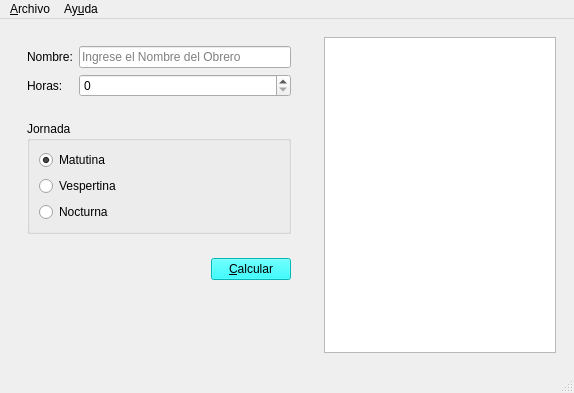
<?xml version="1.0" encoding="UTF-8"?>
<ui version="4.0">
 <class>Principal</class>
 <widget class="QMainWindow" name="Principal">
  <property name="geometry">
   <rect>
    <x>0</x>
    <y>0</y>
    <width>574</width>
    <height>393</height>
   </rect>
  </property>
  <property name="windowTitle">
   <string>Salarios</string>
  </property>
  <property name="windowIcon">
   <iconset resource="Recursos.qrc">
    <normaloff>:/imagenes/Recursos/salario.png</normaloff>:/imagenes/Recursos/salario.png</iconset>
  </property>
  <property name="autoFillBackground">
   <bool>true</bool>
  </property>
  <widget class="QWidget" name="centralwidget">
   <property name="toolTip">
    <string>&lt;html&gt;&lt;head/&gt;&lt;body&gt;&lt;p&gt;&lt;br/&gt;&lt;/p&gt;&lt;/body&gt;&lt;/html&gt;</string>
   </property>
   <property name="whatsThis">
    <string>&lt;html&gt;&lt;head/&gt;&lt;body&gt;&lt;p&gt;&lt;br/&gt;&lt;/p&gt;&lt;/body&gt;&lt;/html&gt;</string>
   </property>
   <property name="styleSheet">
    <string notr="true"/>
   </property>
   <layout class="QHBoxLayout" name="horizontalLayout_3">
    <item>
     <widget class="QWidget" name="widget_4" native="true">
      <property name="minimumSize">
       <size>
        <width>300</width>
        <height>0</height>
       </size>
      </property>
      <property name="baseSize">
       <size>
        <width>0</width>
        <height>0</height>
       </size>
      </property>
      <property name="autoFillBackground">
       <bool>false</bool>
      </property>
      <property name="styleSheet">
       <string notr="true"/>
      </property>
      <layout class="QVBoxLayout" name="verticalLayout_3">
       <item>
        <widget class="QWidget" name="widget_2" native="true">
         <property name="autoFillBackground">
          <bool>false</bool>
         </property>
         <layout class="QFormLayout" name="formLayout">
          <item row="0" column="0">
           <widget class="QLabel" name="label">
            <property name="whatsThis">
             <string/>
            </property>
            <property name="autoFillBackground">
             <bool>false</bool>
            </property>
            <property name="text">
             <string>Nombre:</string>
            </property>
           </widget>
          </item>
          <item row="0" column="1">
           <widget class="QLineEdit" name="inNombre">
            <property name="autoFillBackground">
             <bool>false</bool>
            </property>
            <property name="placeholderText">
             <string>Ingrese el Nombre del Obrero</string>
            </property>
           </widget>
          </item>
          <item row="1" column="0">
           <widget class="QLabel" name="label_2">
            <property name="autoFillBackground">
             <bool>false</bool>
            </property>
            <property name="text">
             <string>Horas:</string>
            </property>
           </widget>
          </item>
          <item row="1" column="1">
           <widget class="QSpinBox" name="inHoras">
            <property name="autoFillBackground">
             <bool>false</bool>
            </property>
            <property name="maximum">
             <number>50</number>
            </property>
           </widget>
          </item>
         </layout>
        </widget>
       </item>
       <item>
        <widget class="QWidget" name="widget_3" native="true">
         <property name="autoFillBackground">
          <bool>false</bool>
         </property>
         <layout class="QVBoxLayout" name="verticalLayout_2">
          <item>
           <widget class="QGroupBox" name="groupBox">
            <property name="autoFillBackground">
             <bool>false</bool>
            </property>
            <property name="title">
             <string>Jornada</string>
            </property>
            <layout class="QVBoxLayout" name="verticalLayout">
             <item>
              <widget class="QRadioButton" name="inMatutina">
               <property name="autoFillBackground">
                <bool>false</bool>
               </property>
               <property name="text">
                <string>Matutina</string>
               </property>
               <property name="checked">
                <bool>true</bool>
               </property>
              </widget>
             </item>
             <item>
              <widget class="QRadioButton" name="inVespertina">
               <property name="autoFillBackground">
                <bool>false</bool>
               </property>
               <property name="text">
                <string>Vespertina</string>
               </property>
              </widget>
             </item>
             <item>
              <widget class="QRadioButton" name="inNocturna">
               <property name="autoFillBackground">
                <bool>false</bool>
               </property>
               <property name="text">
                <string>Nocturna</string>
               </property>
              </widget>
             </item>
            </layout>
           </widget>
          </item>
         </layout>
        </widget>
       </item>
       <item>
        <widget class="QWidget" name="widget_5" native="true">
         <property name="autoFillBackground">
          <bool>false</bool>
         </property>
         <layout class="QHBoxLayout" name="horizontalLayout_2">
          <item>
           <spacer name="horizontalSpacer">
            <property name="autoFillBackground">
             <bool>false</bool>
            </property>
            <property name="orientation">
             <enum>Qt::Horizontal</enum>
            </property>
            <property name="sizeHint" stdset="0">
             <size>
              <width>175</width>
              <height>20</height>
             </size>
            </property>
           </spacer>
          </item>
          <item>
           <widget class="QPushButton" name="cmdCalc">
            <property name="autoFillBackground">
             <bool>false</bool>
            </property>
            <property name="styleSheet">
             <string notr="true">background-color: rgb(0, 255, 255);</string>
            </property>
            <property name="text">
             <string>&amp;Calcular</string>
            </property>
           </widget>
          </item>
         </layout>
        </widget>
       </item>
       <item>
        <spacer name="verticalSpacer">
         <property name="autoFillBackground">
          <bool>false</bool>
         </property>
         <property name="orientation">
          <enum>Qt::Vertical</enum>
         </property>
         <property name="sizeHint" stdset="0">
          <size>
           <width>20</width>
           <height>40</height>
          </size>
         </property>
        </spacer>
       </item>
      </layout>
     </widget>
    </item>
    <item>
     <widget class="QWidget" name="widget" native="true">
      <property name="minimumSize">
       <size>
        <width>250</width>
        <height>0</height>
       </size>
      </property>
      <property name="autoFillBackground">
       <bool>false</bool>
      </property>
      <layout class="QHBoxLayout" name="horizontalLayout">
       <item>
        <widget class="QPlainTextEdit" name="outResultado">
         <property name="enabled">
          <bool>true</bool>
         </property>
         <property name="autoFillBackground">
          <bool>false</bool>
         </property>
         <property name="readOnly">
          <bool>true</bool>
         </property>
        </widget>
       </item>
      </layout>
     </widget>
    </item>
   </layout>
  </widget>
  <widget class="QMenuBar" name="menubar">
   <property name="geometry">
    <rect>
     <x>0</x>
     <y>0</y>
     <width>574</width>
     <height>21</height>
    </rect>
   </property>
   <widget class="QMenu" name="menuArchivo">
    <property name="title">
     <string>&amp;Archivo</string>
    </property>
    <addaction name="actionNuevo"/>
    <addaction name="actionAbrir"/>
    <addaction name="actionGuardar"/>
    <addaction name="separator"/>
    <addaction name="actionCalcular"/>
    <addaction name="actionSalir"/>
   </widget>
   <widget class="QMenu" name="menuAyuda">
    <property name="title">
     <string>Ay&amp;uda</string>
    </property>
    <addaction name="actionAcerca_de"/>
   </widget>
   <addaction name="menuArchivo"/>
   <addaction name="menuAyuda"/>
  </widget>
  <widget class="QStatusBar" name="statusbar"/>
  <action name="actionNuevo">
   <property name="icon">
    <iconset resource="Recursos.qrc">
     <normaloff>:/imagenes/Recursos/document.png</normaloff>:/imagenes/Recursos/document.png</iconset>
   </property>
   <property name="text">
    <string>&amp;Nuevo</string>
   </property>
   <property name="shortcut">
    <string>Ctrl+N</string>
   </property>
  </action>
  <action name="actionAbrir">
   <property name="icon">
    <iconset resource="Recursos.qrc">
     <normaloff>:/imagenes/Recursos/folder-10.png</normaloff>:/imagenes/Recursos/folder-10.png</iconset>
   </property>
   <property name="text">
    <string>A&amp;brir</string>
   </property>
   <property name="shortcut">
    <string>Ctrl+O</string>
   </property>
  </action>
  <action name="actionGuardar">
   <property name="icon">
    <iconset resource="Recursos.qrc">
     <normaloff>:/imagenes/Recursos/save.png</normaloff>:/imagenes/Recursos/save.png</iconset>
   </property>
   <property name="text">
    <string>&amp;Guardar</string>
   </property>
   <property name="shortcut">
    <string>Ctrl+S</string>
   </property>
  </action>
  <action name="actionSalir">
   <property name="icon">
    <iconset resource="Recursos.qrc">
     <normaloff>:/imagenes/Recursos/exit-1.png</normaloff>:/imagenes/Recursos/exit-1.png</iconset>
   </property>
   <property name="text">
    <string>&amp;Salir</string>
   </property>
   <property name="shortcut">
    <string>Ctrl+Q</string>
   </property>
  </action>
  <action name="actionCalcular">
   <property name="icon">
    <iconset resource="Recursos.qrc">
     <normaloff>:/imagenes/Recursos/calculator-1.png</normaloff>:/imagenes/Recursos/calculator-1.png</iconset>
   </property>
   <property name="text">
    <string>&amp;Calcular</string>
   </property>
   <property name="shortcut">
    <string>F1</string>
   </property>
  </action>
  <action name="actionAcerca_de">
   <property name="icon">
    <iconset resource="Recursos.qrc">
     <normaloff>:/imagenes/Recursos/info.png</normaloff>:/imagenes/Recursos/info.png</iconset>
   </property>
   <property name="text">
    <string>A&amp;cerca de</string>
   </property>
  </action>
 </widget>
 <resources>
  <include location="Recursos.qrc"/>
 </resources>
 <connections/>
</ui>
